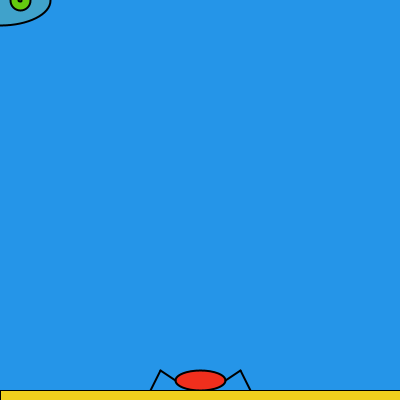
Frame 1 (no input)
Frame 60 (the mouse pressed at the canvas centre just before this capture): identical to frame 1, image omitted
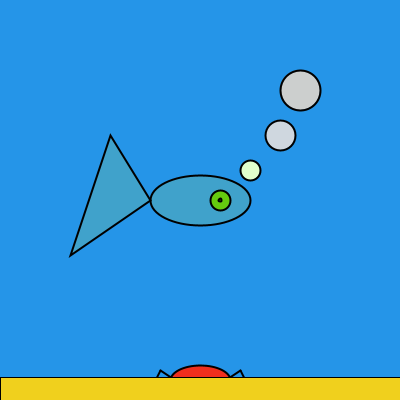
Frame 120 (the mouse held since frame 60 and released just before this capture)

The Processing sketch that drew these frames (run headless with seeded random() and noise(); from frame 60 on, the mouse is pressed at the canvas centre):

// Processing sketch: processing_96235
// ── processing_96235.pde

//Joan Recasens
//GEDI - 2012-2013
//Grup 03
//ELISAVA

//Primer definim les variables

int x;
int y;

// primer a set up definim el tamany axií com el color de fons.
void setup()
{
size(400,400);
background(37,149,232);
}

void draw()
{
//En primer lloc modificarem el peix perque es mogui seguin el curso.
 // es realitza un background amb el color del fons per evitar que el peix, que es moura es repeteixi.
background(37,149,232);
fill(255,255,0,32);
strokeWeight(2);
ellipse(mouseX,mouseY,100,50);

fill(255,255,0,32);
strokeWeight(2);
triangle(mouseX-50,mouseY,mouseX-130,mouseY+55,mouseX-90,mouseY-65);

fill(101,203,15);
ellipse(mouseX+20,mouseY,20,20);
ellipse(mouseX+20,mouseY,3,3);
// Un cop modificat tot el peix perque es mogui seguin el cursor anem a modificar les bombolles d' aire perque tambè es moguin amb el mouse i canvin de color.Totes canvien de color de manera independent, 
//es per aquet motiu que totes tenen imposicions diferents respecte la X i la Y
fill(mouseX+25,mouseY+80,mouseX+4);
ellipse(mouseX+50,mouseY-30,20,20);
fill(mouseX+7,mouseY+15,mouseX+23);
ellipse(mouseX+80,mouseY-65,30,30);
fill(mouseX+4,mouseY+7,mouseY+6);
ellipse(mouseX+100,mouseY-110,40,40);


fill(240,47,29);
//Fem que el cos del cranc es fassi gran, posan una imposició sumatoria cuan el mouse es mou en l' eix de les X
ellipse(200,380,50+mouseX/20,20+mouseX/20);
line(175,380,160,370);
line(160,370,150,390);
line(225,380,240,370);
line(240,370,250,390);
fill(240,208,29);
strokeWeight(1);
///Fem que la sorra  es fassi gran, posan una imposició sumatoria cuan el mouse es mou en l' eix de les Y
rect(0,390-mouseY/15,400+mouseX,400+mouseX);
}
